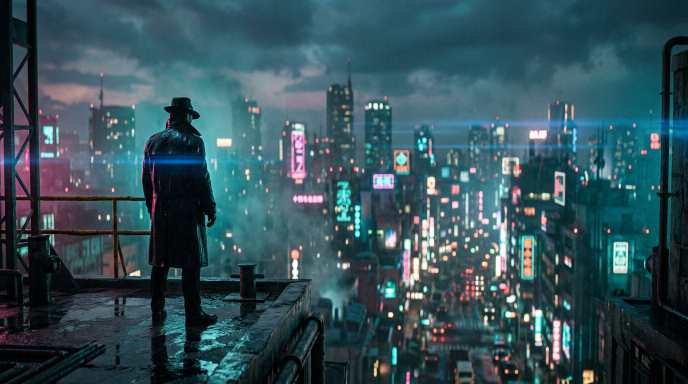
#> input picture app/assets/sample-still.png, 1376 x 768 px (shown at 1/2 size)
$ python make-screenshots.py
#> lines starting #> are read from the running program, lines starting #| are printed output that depends on the picture; after the words box and inside, x2 and y2 are one past the last pixel; in counts of white or black regions, pixels touching at a corner belong together
#!/usr/bin/env python3
"""
Marketing screenshots for the README, rendered straight from the app's own
stylesheet and bundled catalog (no browser required — the sandbox has no
Chromium, and this keeps the docs reproducible).

    python3 tools/make-screenshots.py   →   docs/screens/*.png
"""
from __future__ import annotations

from pathlib import Path

from PIL import Image, ImageDraw, ImageFilter, ImageFont

ROOT = Path(__file__).resolve().parent.parent
OUT = ROOT.parent / "docs" / "screens"
STILL = ROOT / "assets" / "sample-still.png"
ICON = ROOT / "assets" / "icon-source.png"
FONT_B = "/usr/share/fonts/truetype/dejavu/DejaVuSans-Bold.ttf"
FONT_R = "/usr/share/fonts/truetype/dejavu/DejaVuSans.ttf"

W, H = 720, 1560
BG = (8, 8, 11)
SURFACE = (20, 20, 29)
TEXT = (245, 245, 247)
MUTED = (154, 154, 171)
MUTED2 = (111, 111, 128)
ACCENT = (255, 46, 99)
ACCENT2 = (255, 138, 61)


def font(size: int, bold: bool = False) -> ImageFont.FreeTypeFont:
    return ImageFont.truetype(FONT_B if bold else FONT_R, size)


class Screen:
    def __init__(self) -> None:
        self.img = Image.new("RGB", (W, H), BG)
        self.d = ImageDraw.Draw(self.img)

    def text(self, xy, s, size=22, color=TEXT, bold=False, anchor="la"):
        self.d.text(xy, s, font=font(size, bold), fill=color, anchor=anchor)

    def grad(self, box, c1, c2):
        x0, y0, x1, y1 = box
        w = max(1, x1 - x0)
        tile = Image.new("RGB", (w, 1))
        for x in range(w):
            t = x / w
            tile.putpixel((x, 0), tuple(int(c1[i] + (c2[i] - c1[i]) * t) for i in range(3)))
        self.img.paste(tile.resize((w, max(1, y1 - y0))), (x0, y0))

    def round_rect(self, box, r, fill, outline=None):
        self.d.rounded_rectangle(box, radius=r, fill=fill, outline=outline)

    def button(self, box, label, primary=True, size=22):
        if primary:
            self.grad(box, ACCENT, (255, 122, 61))
        else:
            self.round_rect(box, (box[3] - box[1]) // 2, (38, 38, 50), (60, 60, 76))
        cx, cy = (box[0] + box[2]) // 2, (box[1] + box[3]) // 2
        self.text((cx, cy), label, size, TEXT if primary else TEXT, True, "mm")

    def poster(self, x, y, w, h, tint=(40, 40, 58), title=""):
        art = Image.new("RGB", (w, h), tint)
        ad = ImageDraw.Draw(art)
        for i in range(h):
            t = i / h
            ad.line([(0, i), (w, i)], fill=(int(tint[0] * (0.55 + t * 0.8)), int(tint[1] * (0.55 + t * 0.8)), int(tint[2] * (0.6 + t * 0.9))))
        ad.ellipse([w * 0.15, h * 0.1, w * 0.95, h * 0.72], fill=(int(tint[0] * 1.5) % 255, int(tint[1] * 1.3) % 255, int(tint[2] * 1.2) % 255))
        art = art.filter(ImageFilter.GaussianBlur(9))
        mask = Image.new("L", (w, h), 0)
        ImageDraw.Draw(mask).rounded_rectangle([0, 0, w - 1, h - 1], radius=16, fill=255)
        self.img.paste(art, (x, y), mask)
        if title:
            self.text((x + w // 2, y + h // 2), title[:1], 30, (255, 255, 255, 90), True, "mm")

    def tabbar(self, active=0):
        y0 = H - 112
        self.d.rectangle([0, y0, W, H], fill=(10, 10, 15))
        self.d.line([(0, y0), (W, y0)], fill=(34, 34, 44), width=2)
        labels = ["Home", "Search", "Downloads", "My list", "Settings"]
        for i, label in enumerate(labels):
            cx = int(W / 5 * (i + 0.5))
            color = TEXT if i == active else MUTED2
            self.d.ellipse([cx - 11, y0 + 24, cx + 11, y0 + 46], outline=color, width=3)
            self.text((cx, y0 + 64), label, 15, color, i == active, "mm")
            if i == active:
                self.grad([cx - 20, y0, cx + 20, y0 + 4], ACCENT, ACCENT2)

    def save(self, name):
        OUT.mkdir(parents=True, exist_ok=True)
        self.img.save(OUT / name, optimize=True)
        print("wrote", OUT / name)


def backdrop(w, h, blur=0, darken=0.0):
#> called with w = 720, h = 980, blur = 0, darken = 0.15
    src = Image.open(STILL).convert("RGB")
#> src is the input picture: PIL image 1376x768 RGB; mean R, G, B 52.1, 81.2, 89.6
    scale = max(w / src.width, h / src.height)
#> scale = 1.28
    src = src.resize((int(src.width * scale) + 1, int(src.height * scale) + 1), Image.LANCZOS)
#> src: PIL image 1756x981 RGB
    left = (src.width - w) // 2
#> left = 518
    top = (src.height - h) // 3
#> top = 0
    crop = src.crop((left, top, left + w, top + h))
    if blur:
        crop = crop.filter(ImageFilter.GaussianBlur(blur))
    if darken:
        crop = Image.eval(crop, lambda v: int(v * (1 - darken)))
    return crop


# --------------------------------------------------------------------- screens

def home():
    s = Screen()
    hero = backdrop(W, 980, darken=0.15)
    s.img.paste(hero, (0, 0))
    # bottom fade like .hero-fade
    fade = Image.new("L", (1, 980))
    for y in range(980):
        t = y / 980
        fade.putpixel((0, y), int(255 * min(1, max(0, (t - 0.25) / 0.75) ** 1.25)))
    fade = fade.resize((W, 980))
    s.img.paste(Image.new("RGB", (W, 980), BG), (0, 0), fade)

    s.text((36, 40), "CINEJOY", 26, TEXT, True)
    s.text((196, 40), "", 26)
    s.d.ellipse([W - 76, 34, W - 40, 70], outline=MUTED, width=3)

    s.text((36, 610), "★ 7.5  ·  2026", 20, (255, 212, 121), True)
    s.text((36, 646), "The Cycle", 58, TEXT, True)
    s.text((36, 722), "TC · 1h 51m · Crime · Horror", 20, (201, 201, 212))
    s.text((36, 762), "A daughter unravels her father's dark past after", 19, (185, 185, 198))
    s.text((36, 788), "his body, missing for 36 years, is found at a", 19, (185, 185, 198))
    s.text((36, 814), "horrific crime scene.", 19, (185, 185, 198))
    s.button([36, 856, 236, 916], "▶  Play")
    s.button([252, 856, 432, 916], "My list", primary=False)
    s.round_rect([448, 856, 556, 916], 30, (26, 26, 36), (60, 60, 76))
    s.text((502, 886), "Details", 17, TEXT, True, "mm")

    s.text((36, 966), "Continue watching", 26, TEXT, True)
    cw = backdrop(300, 168, darken=0.1)
    mask = Image.new("L", (300, 168), 0)
#> mask: PIL image 300x168 L; every value is 0
    ImageDraw.Draw(mask).rounded_rectangle([0, 0, 299, 167], radius=16, fill=255)
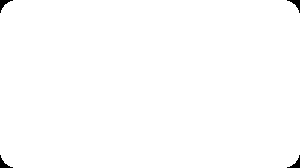
#> mask: PIL image 300x168 L; 99.5% white; 4 black regions, box (x1, y1, x2, y2) and area: (0, 0, 13, 13) 61, (287, 0, 300, 13) 61, (0, 155, 13, 168) 61, (287, 155, 300, 168) 61
    s.img.paste(cw, (36, 1008), mask)
    s.d.ellipse([166, 1066, 226, 1126], fill=(10, 10, 14), outline=(220, 220, 230), width=3)
    s.text((196, 1096), "▶", 22, TEXT, True, "mm")
    s.grad([38, 1164, 190, 1169], ACCENT, ACCENT2)
    s.d.rounded_rectangle([36, 1008, 336, 1176], radius=16, outline=(60, 60, 76), width=2)

    s.text((36, 1194), "Trending movies", 26, TEXT, True)
    s.text((W - 36, 1200), "See all", 18, MUTED, False, "ra")
    tints = [(44, 46, 78), (70, 40, 52), (36, 56, 62), (58, 46, 34), (40, 44, 60)]
    x = 36
    for i, tint in enumerate(tints):
        s.poster(x, 1234, 116, 156, tint)
        s.round_rect([x + 6, 1234 + 130, x + 46, 1234 + 150], 8, (10, 10, 14))
        s.text((x + 8, 1398), ["The Cycle", "Clayface", "Hope", "Obsidian", "Lupin"][i][:9], 15, TEXT, False)
        x += 128
    s.tabbar(0)
    s.save("home.png")
#> in save, `self.img.save(OUT / name, optimize=True)`:
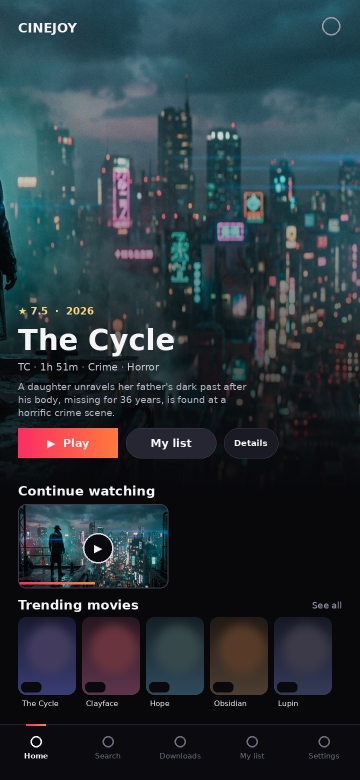
#> saved as home.png: PIL image 720x1560 RGB (shown at 1/2 size); mean R, G, B 40.9, 52.4, 59


def player():
    s = Screen()
    video = backdrop(W, 740, darken=0.05)
#> call 3 of backdrop, with w = 720, h = 740, blur = 0, darken = 0.05
#> in backdrop (call 3), `crop = src.crop((left, top, left + w, top + h))`:
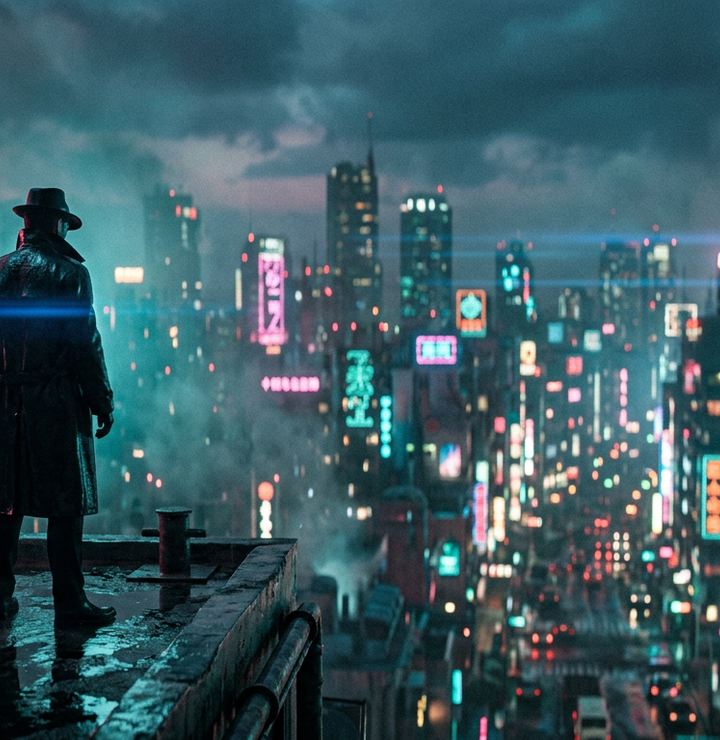
#> crop: PIL image 720x740 RGB; mean R, G, B 59.3, 91.1, 99.2
    # centre the "CINEJOY sample" card like the bundled reel
    vd = ImageDraw.Draw(video)
    vd.rectangle([0, 0, W, 740], fill=(0, 0, 0))
    video = Image.blend(video, backdrop(W, 740), 1.0)
    s.img.paste(video, (0, 0))
    s.text((W // 2, 330), "CINEJOY", 56, (255, 255, 255), True, "mm")
    s.text((W // 2, 392), "SAMPLE REEL", 22, (255, 255, 255), False, "mm")
    s.text((W - 16, 30), "12s", 20, (230, 230, 236), False, "ra")
    s.text((24, 690), "cinejoy.pk  ·  sample", 16, (235, 235, 240))

    s.d.rectangle([0, 0, W, 96], fill=(0, 0, 0))
    for y in range(96):
        row = Image.new("RGB", (W, 1), (0, 0, 0))
        s.img.paste(row, (0, y))
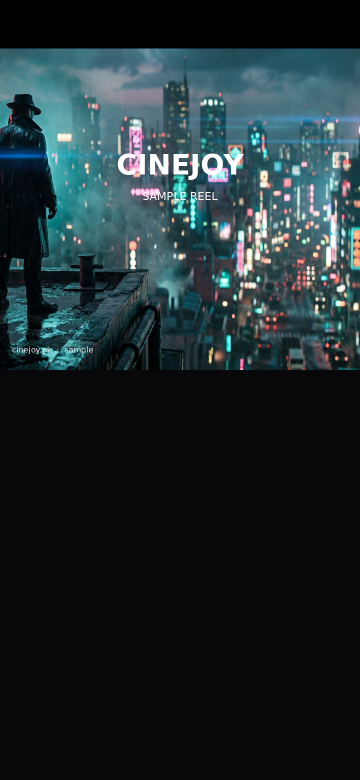
#> s.img: PIL image 720x1560 RGB (shown at 1/2 size); mean R, G, B 30.5, 42.8, 47.3
    s.round_rect([20, 30, 68, 78], 14, (16, 16, 22), (50, 50, 66))
    s.text((44, 54), "‹", 30, TEXT, True, "mm")
    s.text((84, 44), "The Cycle", 20, TEXT, True)
    s.text((84, 68), "2026 · Crime · Horror", 16, (200, 200, 212))
    s.round_rect([W - 68, 30, W - 20, 78], 14, (16, 16, 22), (50, 50, 66))
    s.text((W - 44, 54), "⤓", 24, TEXT, True, "mm")

    s.d.rectangle([0, 600, W, 740], fill=(0, 0, 0))
    s.round_rect([20, 616, 78, 640], 5, (44, 44, 56))
    s.text((48, 628), "TC", 13, (230, 230, 236), True, "mm")
    s.round_rect([86, 616, 156, 640], 5, (44, 44, 56))
    s.text((120, 628), "720p", 13, (230, 230, 236), True, "mm")
    # scrub bar
    s.d.rounded_rectangle([20, 668, W - 20, 674], radius=3, fill=(70, 70, 84))
    s.grad([20, 668, 340, 674], ACCENT, ACCENT2)
    s.d.ellipse([330, 660, 350, 680], fill=(255, 255, 255))
    s.text((24, 700), "0:12 / 1:00", 18, (240, 240, 246))
    s.text((W - 24, 700), "⛶", 24, TEXT, True, "ra")
    s.text((W - 190, 700), "⏭", 24, TEXT, True, "ra")
    s.text((W - 140, 700), "HD", 16, (220, 220, 230), True, "ra")

    s.text((28, 782), "The Cycle", 34, TEXT, True)
    s.text((28, 830), "2026 · TC · 1h 51m · Crime, Horror, Thriller", 18, MUTED)
    s.text((28, 880), "A daughter unravels her father's dark past after his body,", 19, MUTED)
    s.text((28, 908), "missing for 36 years, is found at a horrific crime scene.", 19, MUTED)

    s.round_rect([28, 960, W - 28, 1136], 20, SURFACE, (44, 44, 58))
    labels = [("Rating", "★ 7.5 · 10"), ("Genres", "Crime, Horror"), ("Director", "Jordan Downey"), ("Language", "EN")]
    for i, (label, value) in enumerate(labels):
        x = 56 + (i % 2) * 320
        y = 992 + (i // 2) * 68
        s.text((x, y), label.upper(), 13, MUTED2, True)
        s.text((x, y + 22), value, 19, TEXT, True)

    s.text((28, 1176), "Downloads", 26, TEXT, True)
    for i, (label, meta, done) in enumerate(
        [("1080p", "3.1 MB · offline ready", 1.0), ("720p", "2.4 MB · downloading 68%", 0.68)]
    ):
        y = 1224 + i * 104
        s.round_rect([28, y, W - 28, y + 88], 16, SURFACE, (44, 44, 58))
        s.text((52, y + 20), label, 21, TEXT, True)
        s.text((52, y + 50), meta, 16, MUTED2)
        if done < 1:
            s.d.rounded_rectangle([W - 220, y + 48, W - 52, y + 56], radius=4, fill=(50, 50, 64))
            s.grad([W - 220, y + 48, W - 220 + int(168 * done), y + 56], ACCENT, ACCENT2)
        else:
            s.text((W - 56, y + 44), "✓ Saved", 17, (53, 211, 154), True, "ra")
    s.tabbar(2)
    s.save("player.png")


def downloads():
    s = Screen()
    s.text((36, 64), "Downloads", 42, TEXT, True)
    s.text((36, 118), "3 saved · 7.9 MB", 18, MUTED)

    s.text((36, 176), "IN PROGRESS", 14, MUTED2, True)
    s.round_rect([36, 208, W - 36, 400], 20, SURFACE, (44, 44, 58))
    s.poster(56, 228, 92, 138, (60, 40, 56))
#> in poster (call 6), `mask = Image.new("L", (w, h), 0)`: mask: PIL image 92x138 L; every value is 0
#> in poster (call 6), `ImageDraw.Draw(mask).rounded_rectangle([0, 0, w - 1, h - 1], radius=16..`:
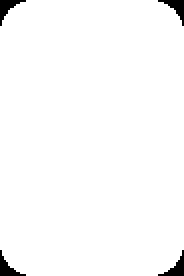
#> mask: PIL image 92x138 L (shown 2 times larger); 98.1% white; 4 black regions, box (x1, y1, x2, y2) and area: (0, 0, 13, 13) 61, (79, 0, 92, 13) 61, (0, 125, 13, 138) 61, (79, 125, 92, 138) 61
    s.text((168, 232), "Lupin", 23, TEXT, True)
    s.text((168, 264), "S1 E2 · Chapter 2", 17, MUTED)
    s.text((168, 296), "720p · 2.4 MB · 68%", 16, MUTED2)
    s.d.rounded_rectangle([168, 328, W - 76, 338], radius=5, fill=(50, 50, 64))
    s.grad([168, 328, 168 + int((W - 244) * 0.68), 338], ACCENT, ACCENT2)
    s.round_rect([168, 352, 268, 388], 10, (44, 44, 58), (64, 64, 80))
    s.text((218, 370), "❙❙ Pause", 16, TEXT, True, "mm")

    s.text((36, 436), "READY OFFLINE", 14, MUTED2, True)
    items = [("The Cycle", "1080p · 3.1 MB", (60, 46, 42)), ("Spider-Man: Brand New Day", "720p · 2.4 MB", (44, 46, 78)), ("Lupin", "S1 E1 · 720p", (40, 52, 60))]
    for i, (name, meta, tint) in enumerate(items):
        y = 468 + i * 148
        s.round_rect([36, y, W - 36, y + 132], 20, SURFACE, (44, 44, 58))
        s.poster(54, y + 16, 76, 100, tint)
        s.text((150, y + 26), name[:26], 21, TEXT, True)
        s.text((150, y + 58), f"✓ {meta} · offline ready", 16, (110, 210, 170))
        s.round_rect([150, y + 86, 236, y + 118], 8, (255, 46, 99))
        s.text((193, y + 102), "▶ Play", 15, TEXT, True, "mm")
        s.round_rect([246, y + 86, 372, y + 118], 8, (40, 40, 52), (66, 66, 84))
        s.text((309, y + 102), "Save to device", 13, TEXT, True, "mm")
        s.text((W - 60, y + 102), "🗑", 20, (255, 99, 115), False, "mm")
#> this loop made 3 passes
#> pass 1, in poster (call 7), `art = art.filter(ImageFilter.GaussianBlur(9))`:
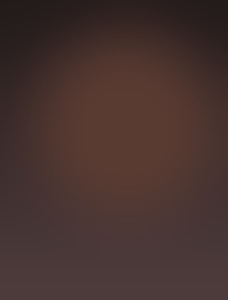
#> art: PIL image 76x100 RGB (shown 3 times larger); mean R, G, B 71.2, 50.6, 47.3

    s.text((36, 936), "STORAGE", 14, MUTED2, True)
    s.d.rounded_rectangle([36, 964, W - 36, 976], radius=6, fill=(44, 44, 58))
    s.grad([36, 964, 300, 976], ACCENT, ACCENT2)
    s.text((36, 992), "7.9 MB used of 1.2 GB available to the app", 16, MUTED2)

    s.round_rect([36, 1044, W - 36, 1148], 16, (18, 26, 34), (40, 56, 72))
    s.text((58, 1068), "Downloads stay inside the app. Use", 16, (200, 214, 226))
    s.text((58, 1094), "“Save to device” to copy into Movies/Cinejoy.", 16, (200, 214, 226))
    s.tabbar(2)
    s.save("downloads.png")
#> call 3 of save, with name = 'downloads.png'
#> in save (call 3), `self.img.save(OUT / name, optimize=True)`:
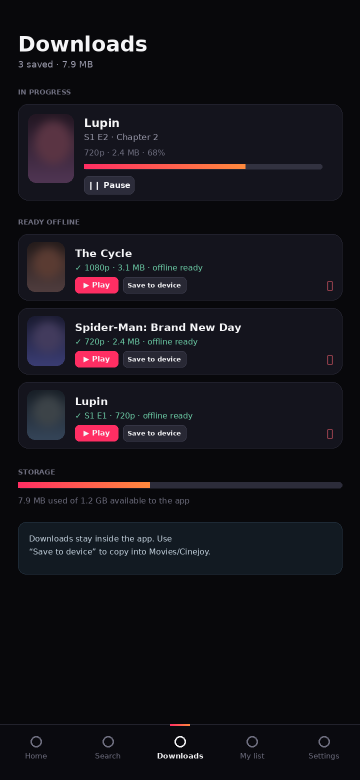
#> saved as downloads.png: PIL image 720x1560 RGB (shown at 1/2 size); mean R, G, B 20.9, 18.8, 24.8


def main() -> int:
    home()
    player()
    downloads()
    return 0


if __name__ == "__main__":
    raise SystemExit(main())
#> (the program exits here)
